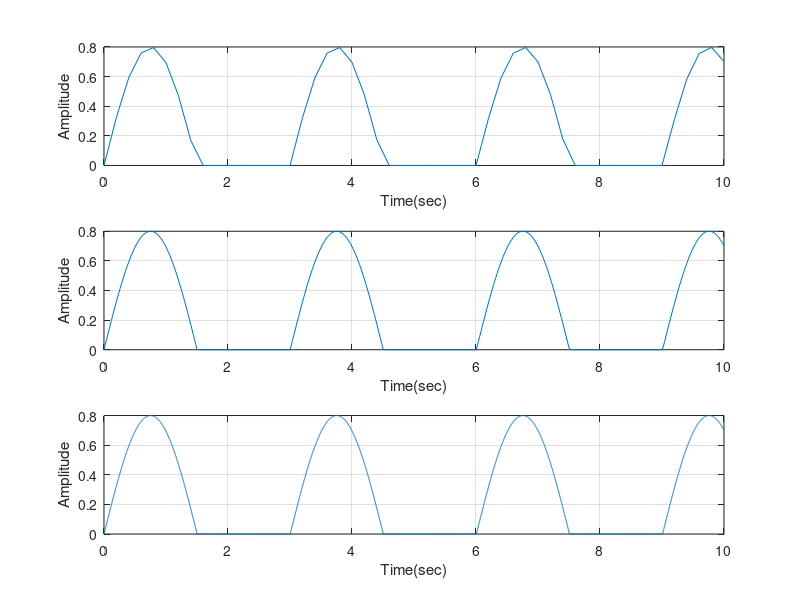

This figure's MATLAB source:
%Semnal sinusoidal redresat mono alternan??
t1=0:0.2:10;
s1=0.8*sin(2*pi*0.333*t1);
for i=1:1:length(s1);      
    if s1(i)<0;
        s1(i)=0;
    end
end
subplot(3,1,1)
plot(t1,s1),grid
xlabel('Time(sec)')
ylabel('Amplitude')



t2=0:0.02:10;
s2=0.8*sin(2*pi*0.333*t2);
for i=1:1:length(s2);
    if s2(i)<0;
        s2(i)=0;
    end
end
subplot(3,1,2)
plot(t2,s2),grid
xlabel('Time(sec)')
ylabel('Amplitude')


t3=0:0.002:10;
s3=0.8*sin(2*pi*0.333*t3);
for i=1:1:length(s3);
    if s3(i)<0;
        s3(i)=0;
    end
end
subplot(3,1,3)
plot(t3,s3),grid
xlabel('Time(sec)')
ylabel('Amplitude')
